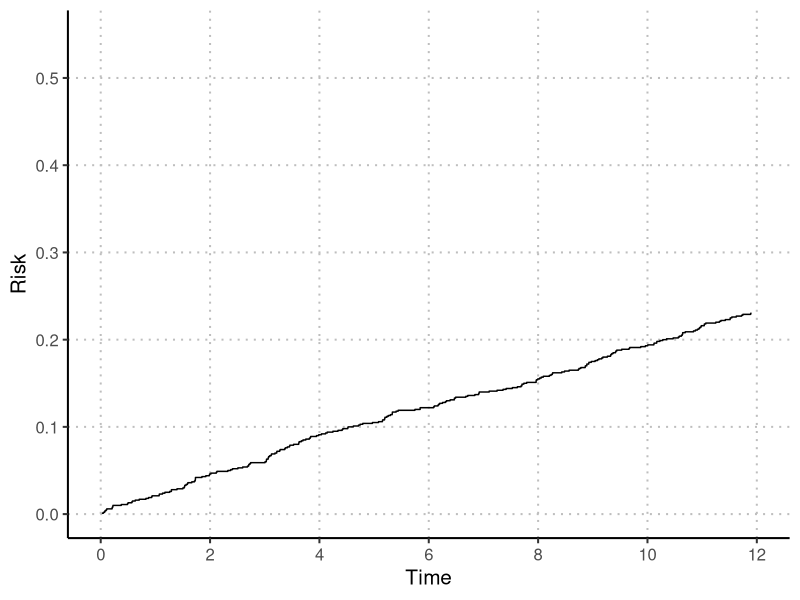
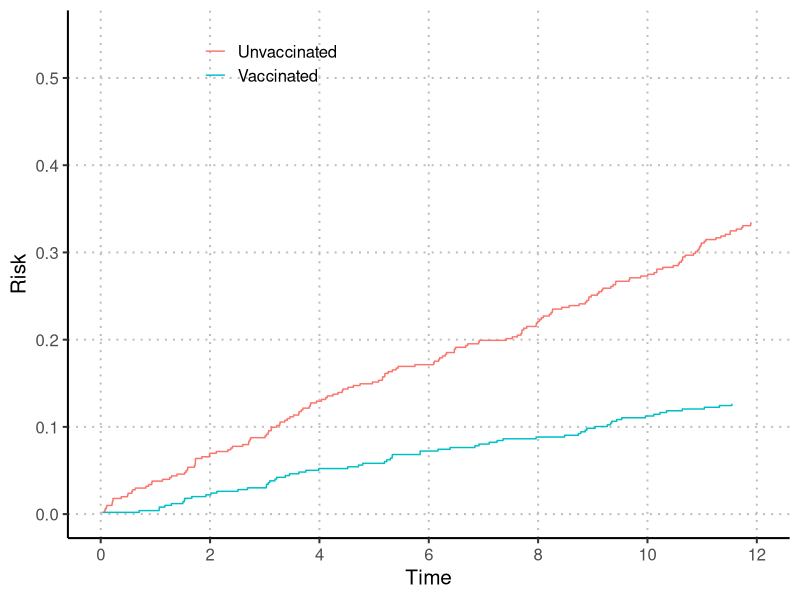
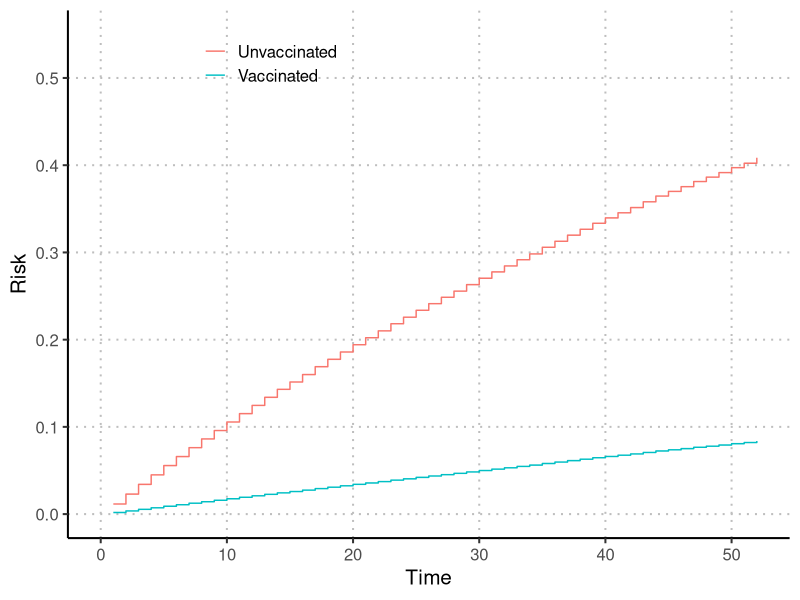
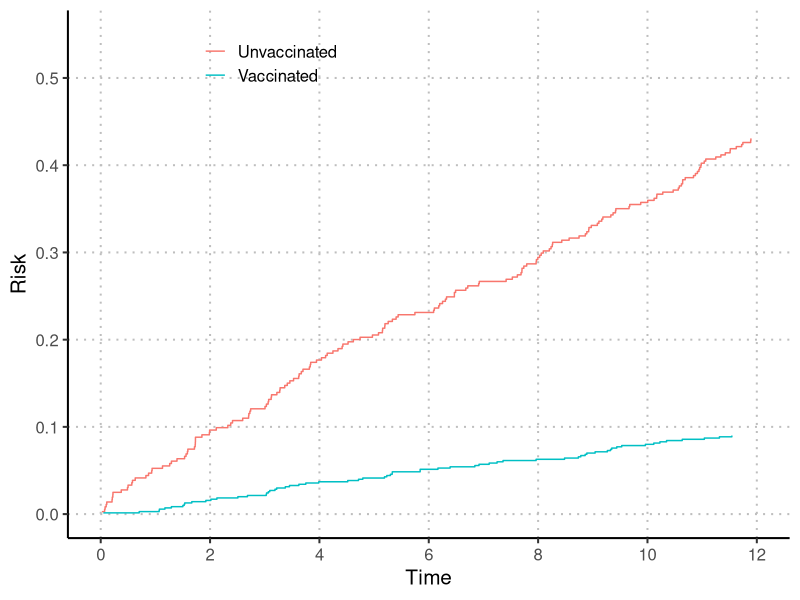
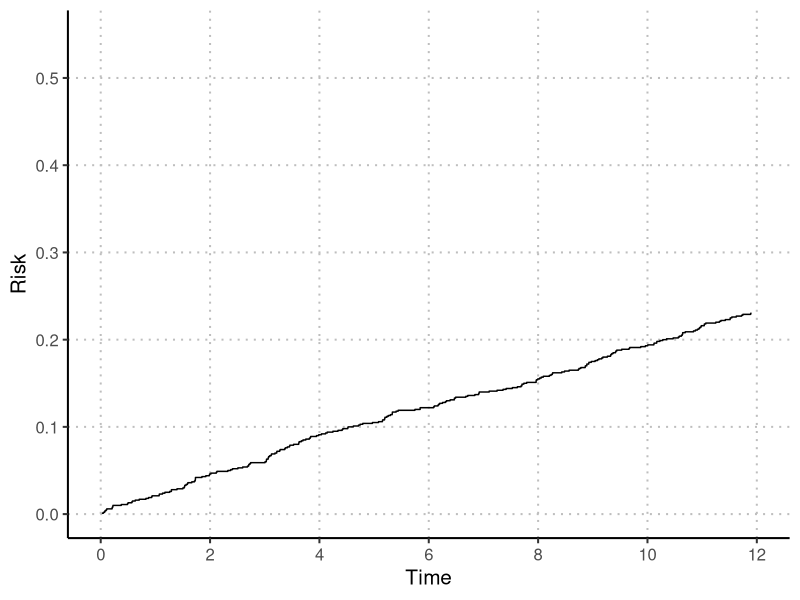
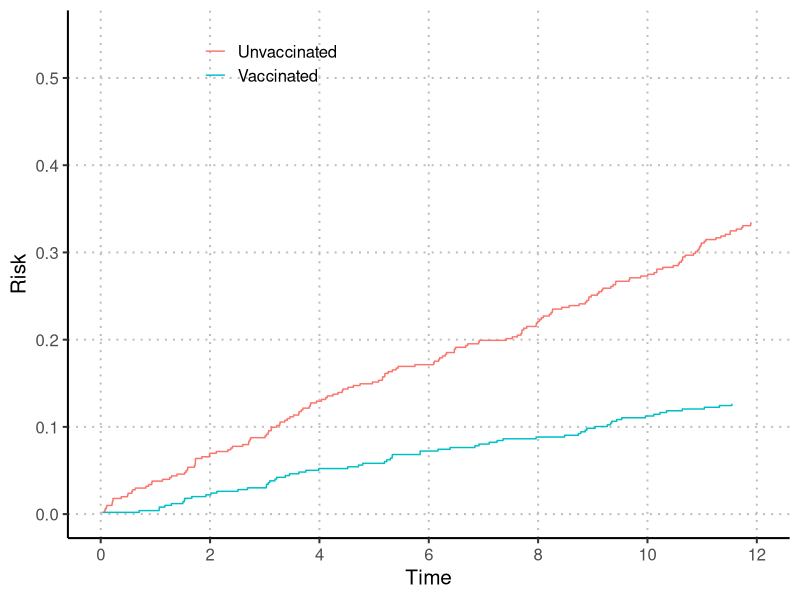

These charts were generated, in order, by the following R code:
### Code for Lecture 9 ####
library(tidyverse)
library(survival)
library(splines)


set.seed(234)
n <- 1000
tau <- 12
z <- rbinom(n, 1, 0.5)
a <- ifelse(z==1, rbinom(n, 1, 0.75), rbinom(n,1,0.25))
py <- plogis(log(0.2/0.8) + log(10)*.5 - log(5)*.5 - log(10)*a + log(5)*z)
delta <- rbinom(n, 1, py)
t <- ifelse(delta == 0, tau+.01, runif(n, 0, 12))

id = c(1:n)
mydat <- data.frame(id, z, a, delta, t)

tab <- table(a,delta)
prop.table(tab, margin = 1)

tabz1 <- table(a[z==1],delta[z==1])
prop.table(tabz1, margin = 1)

tabz0 <- table(a[z==0],delta[z==0])
prop.table(tabz0, margin = 1)

### KM ----

library(survival)

# natural course ----

nckm <- survfit(Surv(t, delta) 
                ~ 1, 
                data = mydat)


nc <- data.frame(t = nckm$time, s = nckm$surv, r = 1 - nckm$surv)

ncplot <- ggplot() +
  geom_step(data = nc, aes(x = t, y = r))+
  xlab("Time")+
  ylab("Risk") +
  scale_y_continuous(limits = c(0, 0.55), breaks = c(0, 0.1, 0.2, 0.3, 0.4, 0.5))+
  scale_x_continuous(limits = c(0, 12), breaks = c(0, 2, 4, 6, 8,10, 12))+
  theme_classic(base_size = 15)+
  theme(legend.position = c(0.28, 0.9), legend.title = element_blank(),
        legend.background = element_rect(fill="transparent"), 
        panel.grid.major = element_line(colour = "gray", linetype = "dotted"),
        panel.background = element_rect(fill = "transparent"), 
        plot.background = element_rect(fill = "transparent"))

ncplot
ggsave(ncplot, file = "ncplot.png", width = 5, heigh = 5, units = "cm")




crudekm <- survfit(Surv(t, delta) 
                   ~ a, 
                   data = mydat)
crude <- data.frame(t = crudekm$time, s = crudekm$surv, r = 1 - crudekm$surv, 
                    a = c(rep(0, crudekm$strata["a=0"]), rep(1, crudekm$strata["a=1"])))



crude_plot <- ggplot() +
  geom_step(data = crude, aes(x = t, y = r,  group = factor(a), color = factor(a)))+
  xlab("Time")+
  ylab("Risk") +
  scale_color_discrete(labels = c("Unvaccinated", "Vaccinated"))+
  scale_y_continuous(limits = c(0, 0.55), breaks = c(0, 0.1, 0.2, 0.3, 0.4, 0.5))+
  scale_x_continuous(limits = c(0, 12), breaks = c(0, 2, 4, 6, 8,10, 12))+
  theme_classic(base_size = 15)+
  theme(legend.position = c(0.28, 0.9), legend.title = element_blank(),
        legend.background = element_rect(fill="transparent"), 
        panel.grid.major = element_line(colour = "gray", linetype = "dotted"),
        panel.background = element_rect(fill = "transparent"), 
        plot.background = element_rect(fill = "transparent"))

crude_plot

ggsave(crude_plot, file = "crude.png", width = 5, heigh = 5, units = "cm")



# g comp, pooled logistic

mydat_long <- mydat %>% 
  mutate(weeks = ceiling((t/12)*52)) %>% 
  uncount(weeks, .id = "week") %>% 
  group_by(id) %>% 
  mutate(y = ifelse(delta == 1 & week == last(week), 1, 0))

mod <- glm(y ~ a + z + a*z + ns(week, knots = 3), 
           data = mydat_long, 
           family = "binomial"(link = "logit"))

mydat_long$py1 <- predict(mod, 
                          newdata = mydat_long %>% mutate(a = 1), 
                          type = "response")
mydat_long$py0 <- predict(mod, 
                          newdata = mydat_long %>% mutate(a = 0), 
                          type = "response")


risks <- mydat_long %>% 
  group_by(id) %>% 
  mutate(mu1 = 1 - cumprod(1 - py1), 
         mu0 = 1 - cumprod(1 - py0)) %>% 
  group_by(week) %>% 
  summarize(r1 = mean(mu1), 
            r0 = mean(mu0)) %>% 
  select(week, r1, r0)


plrisks <- bind_rows(risks %>% 
                       select(week, r1) %>% 
                       rename(r = r1) %>% 
                       mutate(a = 1), 
                     risks %>% select(week, r0) %>% rename(r = r0) %>% mutate(a = 0))


pl_plot <- ggplot() +
  geom_step(data = plrisks, aes(x = week, y = r,  group = factor(a), color = factor(a)))+
  xlab("Time")+
  ylab("Risk") +
  scale_color_discrete(labels = c("Unvaccinated", "Vaccinated"))+
  scale_y_continuous(limits = c(0, 0.55), breaks = c(0, 0.1, 0.2, 0.3, 0.4, 0.5))+
  scale_x_continuous(limits = c(0, 52))+
  theme_classic(base_size = 15)+
  theme(legend.position = c(0.28, 0.9), legend.title = element_blank(),
        legend.background = element_rect(fill="transparent"), 
        panel.grid.major = element_line(colour = "gray", linetype = "dotted"),
        panel.background = element_rect(fill = "transparent"), 
        plot.background = element_rect(fill = "transparent"))

pl_plot


# g comp breslow

# A = 1
# Step 1: fit cox model among those with noart == 1, conditional on covariates, save coefficients "betahat"
coxmod <- coxph(Surv(t, delta) ~ z, data = mydat %>% filter(a == 1), method = "breslow")
betahat <- unlist(ifelse(is.na(coxmod$coef), 0, coxmod$coef))

# Step 2: create dataframe with unique event times and number of events for those in the noart == 1 group
events <- mydat %>% filter(a == 1) %>% group_by(t) %>% summarize(events = sum(delta)) %>% filter(events > 0)
event_times <- events[,1]


# Step 3: compute baseline hazard function
h0 <- rep(NA, length(event_times)) # Create empty vector to hold baseline hazard function
# Use the Breslow estimator to estimate h0 (see Lin DY. On the Breslow estimator. Lifetime data analysis. 2007 Dec 1;13(4):4 (page 474))
for(l in 1:nrow(event_times)){
  h0[l] <- as.numeric(events[l,2]) / # number of events at time l, divided by...
    sum(
      exp(
        as.matrix(
          mydat[mydat$t >= as.numeric(event_times[l,]) & mydat$a == 1, c("z")] # make a vector z for those exposed and in risk set at event time l
        ) 
        %*% betahat #multiply by betahat
      ), 
      na.rm = TRUE)
}

# Step 4: Multiply estimated baseline hazard function by the linear predictor from cox model for each person in the FULL dataset (not just noart == 1)
hw <-h0 %*% exp(betahat %*% t(as.matrix(mydat[, c("z")])))
cumhaz <- apply(hw, 2, cumsum) # estimate cumulative hazard function for each person

#Step 5, estimate risk
rt <- 1 - exp(-cumhaz) # probability of outcome at each event time for each person
r <- apply(rt, 1, FUN = mean) # average probability of outcome at each event time
chp1 <- cbind(event_times, r)
chp1$a <- 1

#a = 0


# Step 1: fit cox model among those with noart == 1, conditional on covariates, save coefficients "betahat"
coxmod <- coxph(Surv(t, delta) ~ z, data = mydat %>% filter(a == 0), method = "breslow")
betahat <- unlist(ifelse(is.na(coxmod$coef), 0, coxmod$coef))

# Step 2: create dataframe with unique event times and number of events for those in the noart == 1 group
events <- mydat %>% filter(a == 0) %>% group_by(t) %>% summarize(events = sum(delta)) %>% filter(events > 0)
event_times <- events[,1]


# Step 3: compute baseline hazard function
h0 <- rep(NA, length(event_times)) # Create empty vector to hold baseline hazard function
# Use the Breslow estimator to estimate h0 (see Lin DY. On the Breslow estimator. Lifetime data analysis. 2007 Dec 1;13(4):4 (page 474))
for(l in 1:nrow(event_times)){
  h0[l] <- as.numeric(events[l,2]) / # number of events at time l, divided by...
    sum(
      exp(
        as.matrix(
          mydat[mydat$t >= as.numeric(event_times[l,]) & mydat$a == 0, c("z")] # make a vector z for those exposed and in risk set at event time l
        ) 
        %*% betahat #multiply by betahat
      ), 
      na.rm = TRUE)
}

# Step 4: Multiply estimated baseline hazard function by the linear predictor from cox model for each person in the FULL dataset (not just noart == 0)
hw <-h0 %*% exp(betahat %*% t(as.matrix(mydat[, c("z")])))
cumhaz <- apply(hw, 2, cumsum) # estimate cumulative hazard function for each person

#Step 5, estimate risk
rt <- 1 - exp(-cumhaz) # probability of outcome at each event time for each person
r <- apply(rt, 1, FUN = mean) # average probability of outcome at each event time
chp0 <- cbind(event_times, r)
chp0$a <-  0

chp <- bind_rows(chp1, chp0)


b_plot <- ggplot() +
  geom_step(data = chp, aes(x = t, y = r,  group = factor(a), color = factor(a)))+
  xlab("Time")+
  ylab("Risk") +
  scale_color_discrete(labels = c("Unvaccinated", "Vaccinated"))+
  scale_y_continuous(limits = c(0, 0.55), breaks = c(0, 0.1, 0.2, 0.3, 0.4, 0.5))+
  scale_x_continuous(limits = c(0, 12), breaks = c(0, 2, 4, 6, 8,10, 12))+
  theme_classic(base_size = 15)+
  theme(legend.position = c(0.28, 0.9), legend.title = element_blank(),
        legend.background = element_rect(fill="transparent"), 
        panel.grid.major = element_line(colour = "gray", linetype = "dotted"),
        panel.background = element_rect(fill = "transparent"), 
        plot.background = element_rect(fill = "transparent"))

b_plot
